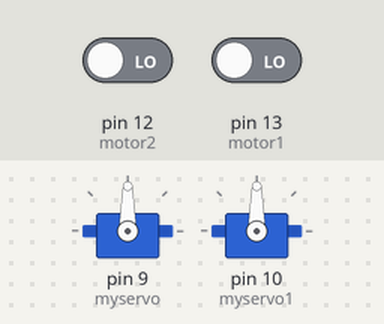
Recording of a sketch running on a simulated Arduino Uno, built with avr-gcc and run on an emulated ATmega328P. Parts: 2 × servo. The test bench sets the inputs (shaded band); at power-on: pin 12 (motor2) LOW, pin 13 (motor1) LOW.

Above: at 1.2 s.
1.3 s: pin 12 (motor2) driven HIGH
At 5.7 s:
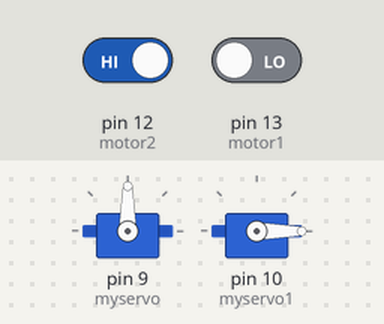
7.3 s: pin 12 (motor2) driven LOW and pin 13 (motor1) driven HIGH
At 7.49 s:
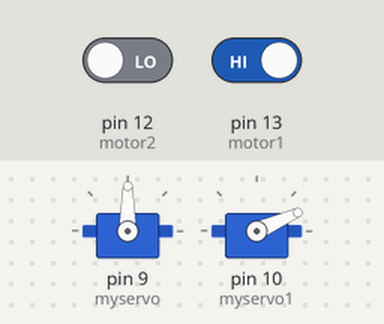
10.3 s: pin 13 (motor1) driven LOW
At 10.8 s:
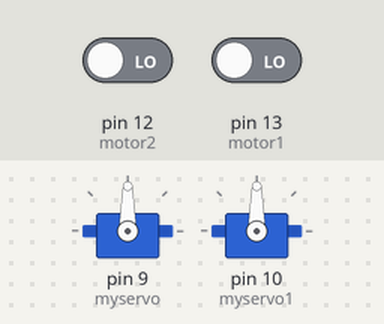
11.8 s: pin 13 (motor1) driven HIGH
Timing chart, 0 to 15.8 s (numbered marks = the images above; inputs shaded):
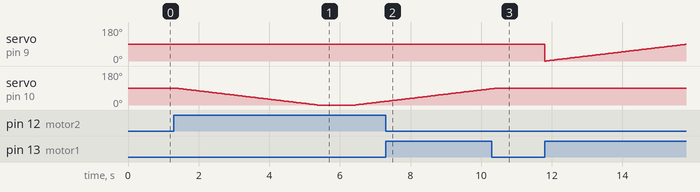

Measured:
- after the input at 10.3 s, servo on pin 9 (myservo): stops changing and stays 90°

The sketch:

MotorArduino.ino
```cpp
#include <Servo.h>

Servo myservo, myservo1;
int pos = 0;
int motor1 = 13;
int motor2 = 12;
int valor1 = 0;
int valor2 = 0;

void setup() {

  myservo.attach(9);
  myservo1.attach(10);
  pinMode(motor1, INPUT);
  pinMode(motor2, INPUT);

}

void loop() {

  valor1 = digitalRead(motor1);
  valor2 = digitalRead(motor2);

  if(valor1 == 1){
    for (pos = 0; pos <= 90; pos += 1) {

      myservo.write(pos);
      delay(45);
    }

    delay(1000);

    for (pos = 90; pos >= 0; pos -= 1) {
      myservo.write(pos);
      delay(45);
    }

  }

  if(valor2 == 1){

    for (pos = 90; pos >= 0; pos -= 1) {
      myservo1.write(pos);
      delay(45);
    }

     delay(1000);

    for (pos = 0; pos <= 90; pos += 1) {
      // in steps of 1 degree
      myservo1.write(pos);
      delay(45);
    }


  }


}
```
